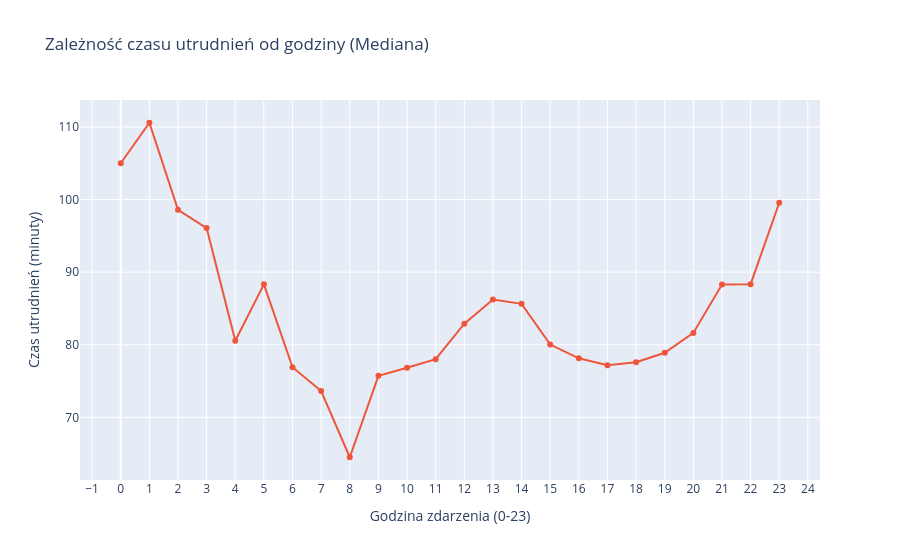

Notebook code cell kept with this figure:
### Markdown cell above
Widzimy prawie zerowe korelacje warunków z Severity co wskazuje na dużą losowość i niezależność powagi wypadków.

### Code cell
import plotly.express as px

# tworzymy brakujaca kolumne z sama godzina dla plotly
dfclean['start_hour'] = dfclean['Start_Time'].dt.hour

# grupujemy po godzinach i liczymy mediane dlugosci utrudnien
durationtrend = dfclean.groupby('start_hour')['duration_min'].median().reset_index()

fig1 = px.line(durationtrend, x='start_hour', y='duration_min',
               markers=True, title='Zależność czasu utrudnień od godziny (Mediana)',
               labels={'start_hour': 'Godzina zdarzenia (0-23)', 'duration_min': 'Czas utrudnień (minuty)'},
               color_discrete_sequence=['#ef553b'])

fig1.update_xaxes(tickmode='linear', dtick=1)
fig1.show()

### Figure 1 — Plotly figure (JSON) as saved in the notebook; plotly's stock layout.template omitted (floating-point values rounded to 4 significant figures)
{"data": [{"hovertemplate": "Godzina zdarzenia (0-23)=%{x}<br>Czas utrudnień (minuty)=%{y}<extra></extra>", "legendgroup": "", "line": {"color": "#ef553b", "dash": "solid"}, "marker": {"symbol": "circle"}, "mode": "lines+markers", "name": "", "orientation": "v", "showlegend": false, "type": "scatter", "x": [0, 1, 2, 3, 4, 5, 6, 7, 8, 9, 10, 11, 12, 13, 14, 15, 16, 17, 18, 19, 20, 21, 22, 23], "xaxis": "x", "y": [105.0, 110.6, 98.6, 96.07, 80.55, 88.32, 76.9, 73.62, 64.5, 75.72, 76.83, 78.02, 82.9, 86.22, 85.63, 80.03, 78.13, 77.17, 77.59, 78.9, 81.63, 88.3, 88.34, 99.57], "yaxis": "y"}], "layout": {"legend": {"tracegroupgap": 0}, "title": {"text": "Zależność czasu utrudnień od godziny (Mediana)"}, "xaxis": {"anchor": "y", "domain": [0, 1], "dtick": 1, "tickmode": "linear", "title": {"text": "Godzina zdarzenia (0-23)"}}, "yaxis": {"anchor": "x", "domain": [0, 1], "title": {"text": "Czas utrudnień (minuty)"}}}}
